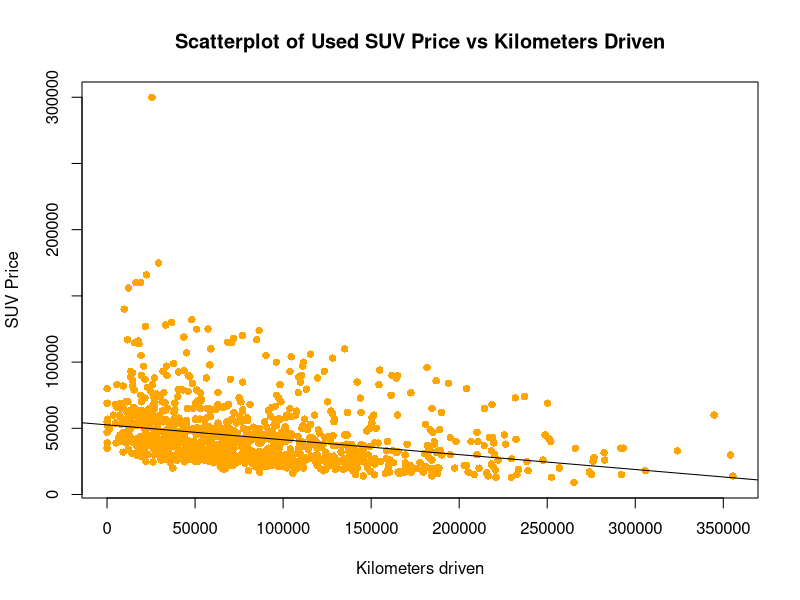
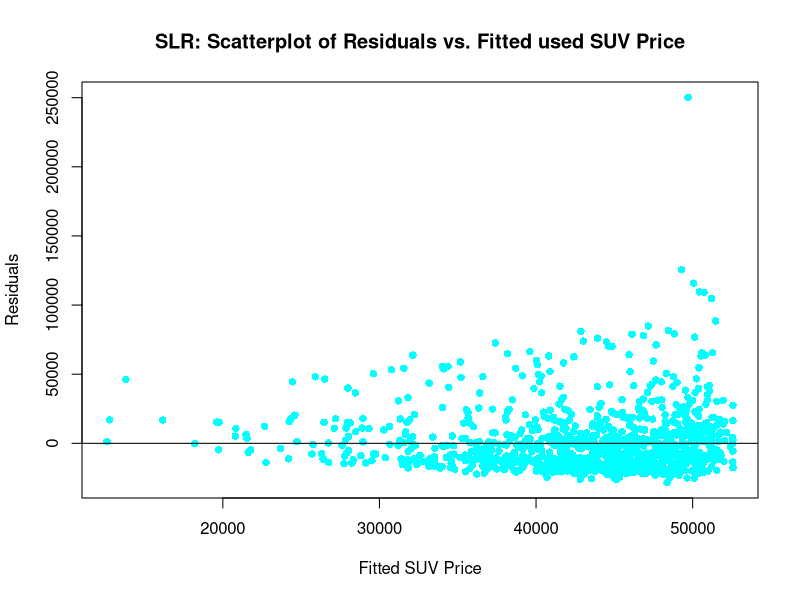
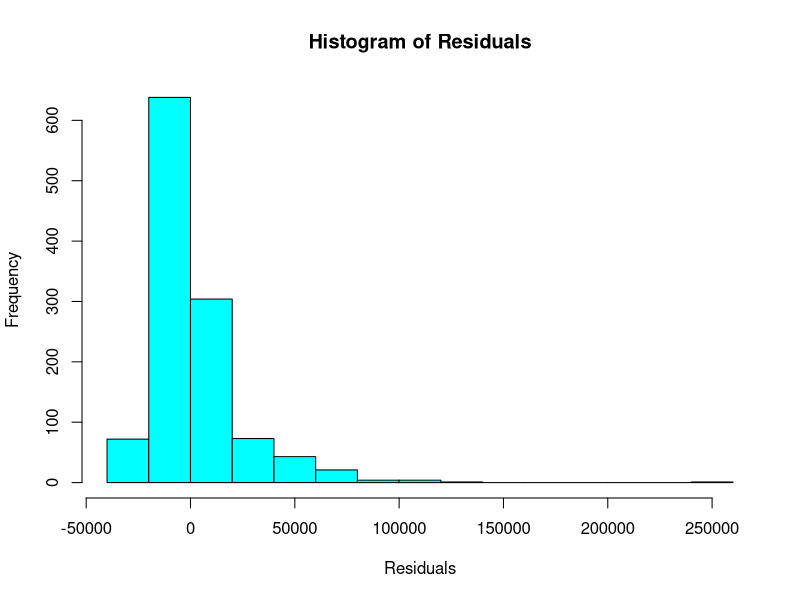
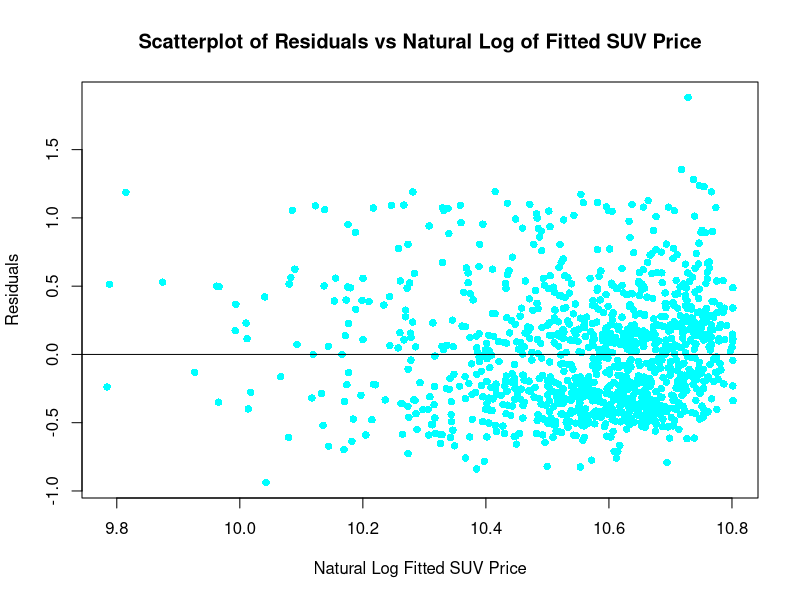
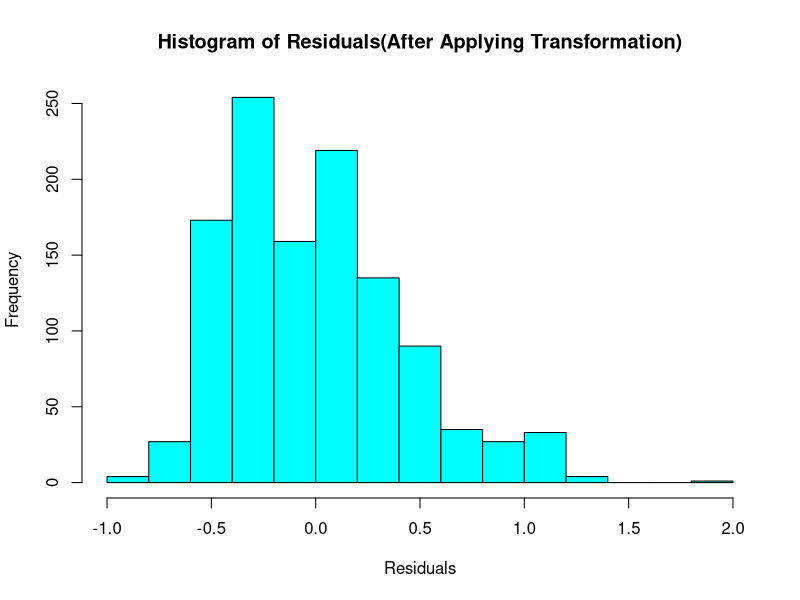
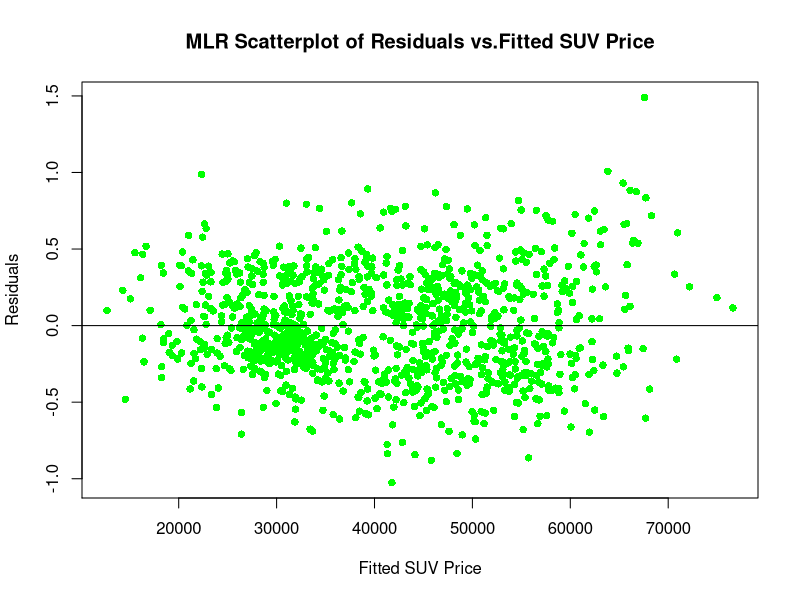
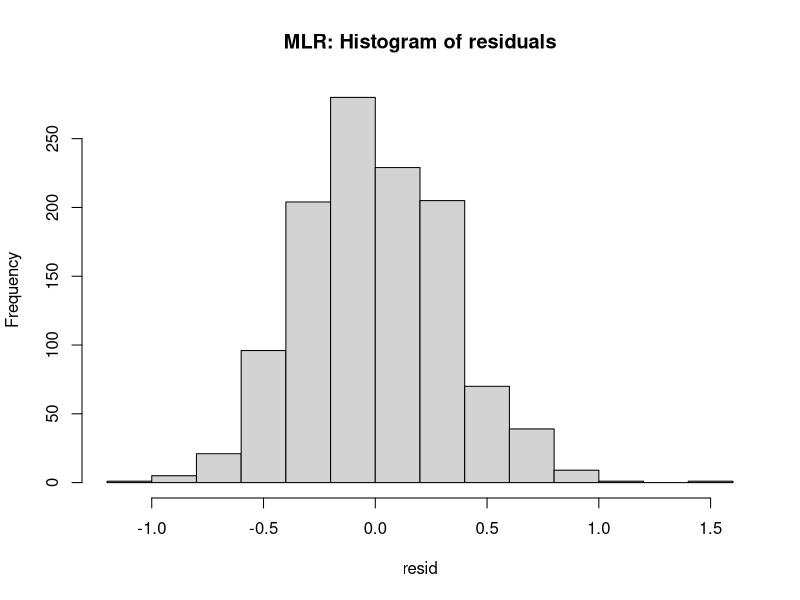
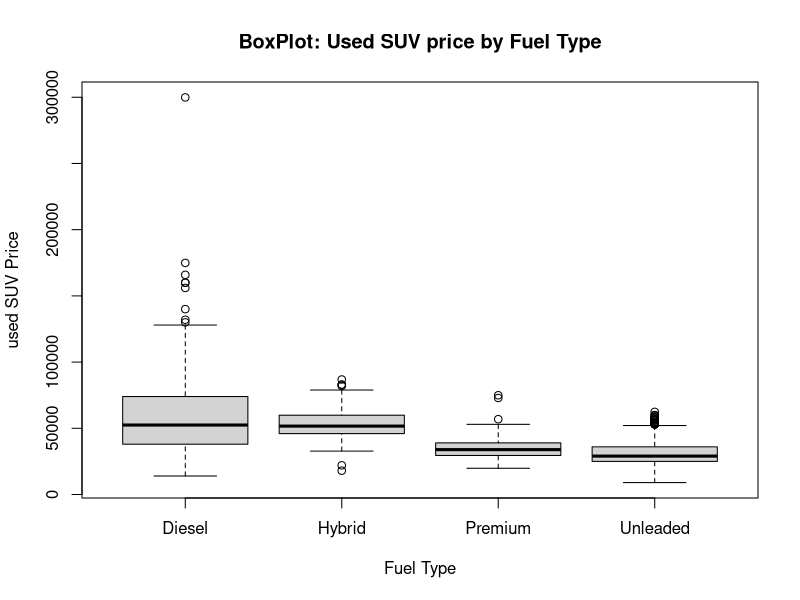

The R script that drew these images, in order:
################################################################################
### Fall 2024
################################################################################
library(dbplyr)

#read file into prices
prices = read.csv("usedsuvprices.csv")
prices$suv_price = prices$price
attach(prices)

#Q1 
#data frame for quantitative variables
dfprice = data.frame(fueleconomy,kilometers,suv_price)
#getting number of rows of data frame
n = nrow(prices)
plot(kilometers,suv_price, axes=TRUE, frame.plot=TRUE, pch = 16,
     xlab='Kilometers driven', ylab='SUV Price',
     main = "Scatterplot of Used SUV Price vs Kilometers Driven",
     col = "orange")
#find the correlation between quantitative variables
cor(dfprice)
#calculating coefficient of correlation
(r = cor(kilometers,suv_price))
#doing the correlation test
cor.test(kilometers,suv_price,alternative = "two.sided",
         conf.level = 0.95)


#Q2) Perform a SLR 
#################################################################
# run single linear regression
(m = lm(suv_price ~ kilometers))
abline(m)
#summarizing the model
summary(m)
# generating the residual plot 
resid = resid(m)
plot( fitted(m),resid, axes=TRUE, frame.plot=TRUE, pch = 16,
      xlab='Fitted SUV Price', ylab='Residuals',
      main = "SLR: Scatterplot of Residuals vs. Fitted used SUV Price",
      col = "cyan")
abline(a =0 ,b=0, col = "black")
#histogram of residuals
hist(resid,main = "Histogram of Residuals", col = "cyan",xlab = "Residuals")
#####################################################################
#Since the variance is increasing in the residual plot - use ln
# run single linear regression

(m1 = lm(log(suv_price) ~ kilometers))
#summarizing the model
summary(m1)

# generating the residual plot 
resid = resid(m1)
plot( fitted(m1),resid, axes=TRUE, frame.plot=TRUE, pch = 16,
      xlab='Natural Log Fitted SUV Price', ylab='Residuals',
      main = "Scatterplot of Residuals vs Natural Log of Fitted SUV Price",
      col = "cyan")
abline(a =0 ,b=0, col = "black")
#histogram of residuals
hist(resid,main = "Histogram of Residuals(After Applying Transformation)",
     col = "cyan",xlab = "Residuals")

# find the cooks distance 
k = 1
cooks.dist = cooks.distance(m1)
cooks.dist[which(cooks.dist > (4/(n-k-1)))]
cd_value = cooks.dist [which(cooks.dist > (4/(n-k-1)))]
cd_fitted =fitted(m1)[which(cooks.dist > (4/(n-k-1)))]
cd_kilometers = dfprice[which(cooks.dist > (4/(n-k-1))),]$kilometers
cd_price = dfprice[which(cooks.dist > (4/(n-k-1))),]$suv_price
cd_fitted_price = exp(cd_fitted)
cd_data = data.frame(cd_value,cd_fitted,cd_kilometers,cd_fitted_price,cd_price)
print(head(cd_data[order(cd_data$cd_value, decreasing = TRUE), ] )  )

# Q3) Calculate the least squares regression equation
# that predicts SUV price from  kilometers , brand and fuel_consumption

#fitting the model
#dummy varible for brand
prices$dbrand = ifelse(brand == "Toyota",1,0)
(m2 = lm(log(suv_price) ~  kilometers + fueleconomy + prices$dbrand ))
#getting summary statistics
summary(m2)
#getting F critical value at alpha = 0.05(Right Tailed)-df1 = 3 and df2 = 98
(fcv = qf(.95,df1 = 3, df2 = 1157))
#getting F global from summary function

confint(m2, level = 0.95)
# generating the residual plot 
resid = resid(m2)
plot( exp(fitted(m2)),resid, axes=TRUE, frame.plot=TRUE, pch = 16,
      xlab='Fitted SUV Price', ylab='Residuals',
      main = "MLR Scatterplot of Residuals vs.Fitted SUV Price",
      col = "green")
axis(1, at=seq(0, 18 , 1)) #x axis
abline(a =0 ,b=0, col = "black")
#histogram of residuals
hist(resid,main = "MLR: Histogram of residuals")




###########################################################################
#ANOVA and ANCOVA
###########################################################################


#factor fueltype column if not a factor
is.factor(prices$fueltype)
factor(prices$fueltype)

# How many students are in each group? 
n = nrow(prices)
#no of types of fuel
k=4
# no of rows  by fuel type 
(scnt= aggregate(prices$suv_price, by = list(prices$fueltype),FUN = length))
# Summarize the data relating to SUV price by fuel type
# student group (separately).
# Numerical Summary by iq 
aggregate(prices$suv_price,by= list(fueltype),summary)
aggregate(prices$suv_price,by= list(fueltype),sd)

# Create a Boxplot 
boxplot(prices$suv_price ~ prices$fueltype, data=prices, 
        main="BoxPlot: Used SUV price by Fuel Type", 
        xlab="Fuel Type", ylab="used SUV Price") #, ylim=c(20, 60))



#Q2) Do the test scores vary by student group?  
# Perform a one way ANOVA using the aov or Anova function in R to assess
# Use a significance level of α=0.05
(m<- aov(prices$suv_price~prices$fueltype , data=prices))
summary(m)

#finding F critical value for df1 = 2 ,and df2 = 42 for alpha = 0.05 right tail
(FCV = qf(0.95,k-1,n-k))

#Tukeys Test for pairwise comparison
TukeyHSD(m)



#Q5 - Redo the anova model for age adjusting for age
#pass the model to anova function

library(car)
# ANCOVA
# Now we run ANOVA with adjusting for age 
Anova(lm(prices$suv_price~prices$fueltype + prices$fueleconomy 
        ), type=3)


# calculating the lsmeans 
# install.packages("emmeans")
library(emmeans)
my.model<-lm(prices$suv_price~prices$fueltype + prices$kilometers,  data = prices)
emm_options(contrasts=c("contr.treatment", "contr.poly"))
emmeans(my.model, specs = "fueltype")

# no p value adjustment 
emmeans(my.model, specs = "fueltype" , contr = "pairwise",  adjust="none")
# #P value adjustment: tukey method
# emmeans(my.model, specs = "fueltype" , contr = "pairwise",  adjust="tukey")
